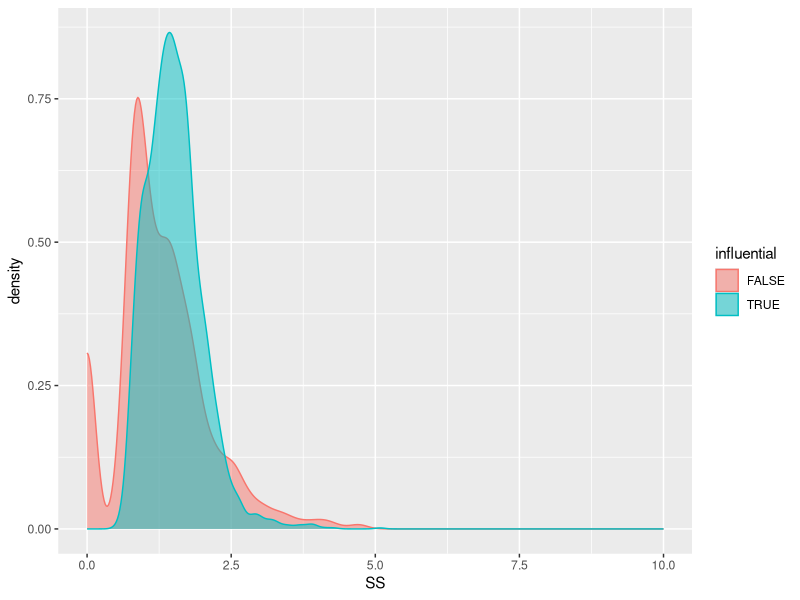

This chart was generated by the following R code:
# Title     : stratified bootstrap
# Objective : stratified bootstrap on the ranking
# Created by: fbl71
# Created on: 2021/8/4

library(dplyr)
library(boot)
library(ggplot2)

data <- read.csv("step4/SS.csv")
data <- mutate(data, influential = influential == "high")

ggplot(data, aes(x = SS, color = influential, fill = influential)) + geom_density(alpha = 0.5)+xlim(0, 10)

mean_diff <- function(x, index) {
    xstar <- x[index, ] # boot will handle stratification for us
    mean(xstar$SS[xstar$influential], na.rm = TRUE) -
        mean(xstar$SS[!xstar$influential], na.rm = TRUE)
}
cancer.boot <- boot(data,
                 statistic = mean_diff,
                 strata = data$influential,
                 R = 1000)
boot.ci(boot.out = cancer.boot, type = "basic")
